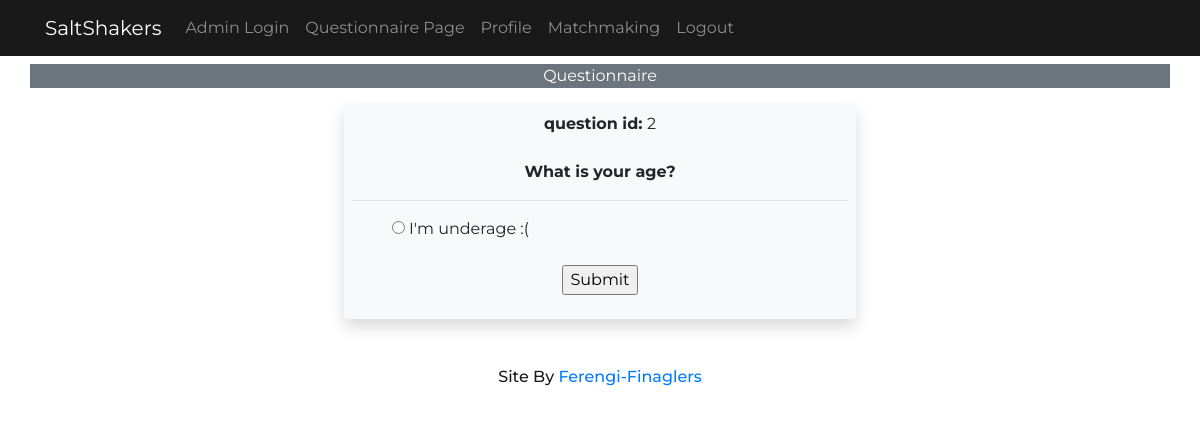
Page /questionnaire/2 (signed in) on the earlier database version.
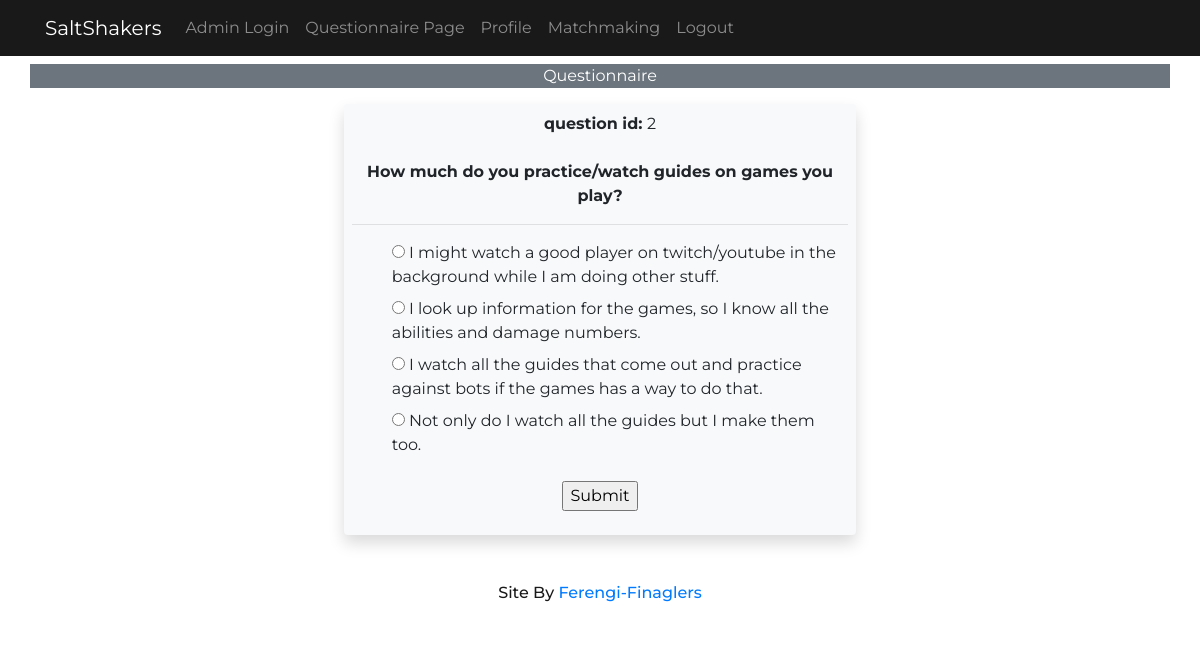
Same page on the later database version.
### questionnaire/models.py (models this page shows, shortened)
class Questions(models.Model):
    attribute = models.ForeignKey(
        'Attribute',
        on_delete=models.SET_NULL,
        blank=True,
        null=True,
        verbose_name="What player attribute does this question guage?",
    )
    question = models.TextField(
        max_length=500,
    )
    answertype = models.CharField(
        choices=(
            ('SINGLE', 'Can only pick one answer'),
            ('MULTIPLE', 'Can pick multiple answers'),
            ('SORTABLE', 'The answers are sortable or rateable'),
        ),
        default='SINGLEANSWER',
        max_length=64,
        verbose_name="Answer Type",
    )
    class Meta:
        verbose_name_plural = "Questions"

class Answers(models.Model):
    belongsTo = models.ForeignKey(
        'Questions',
        on_delete=models.CASCADE,
        verbose_name="Which question does this answer belong to?"
    )
    answer = models.TextField(max_length=500, )
    KNNvalue = models.FloatField(
        verbose_name="What is the KNN value of this answer?"
    )
    def __str__(self):
        return self.answer
    class Meta:
        verbose_name_plural = "Answers"

### questionnaire/views.py (the view)
# urls.py: path('', views.index, name='matchmakingindex'),
def index(request, question_pk):
	question = get_object_or_404(Questions, pk=question_pk)
	if request.method == 'POST':
		ResponseInstances.objects.filter(user=request.user).filter(question=question).delete() #delete past responses the user made to this question
		form = ResponseInstancesForm(question, request.POST)  #<-- Note the extra arg
		if form.is_valid():
			responseInstance = form.save(commit=False)
			if request.user.is_authenticated:
				responseInstance.user = request.user
			else:
				responseInstance.user = None
			responseInstance.question = question
			responseInstance.save()
			question_pk += 1
			try:
				Questions.objects.get(pk=question_pk)
				return redirect('questionnaire', question_pk=question_pk)
			except Questions.DoesNotExist:
				return redirect('questionnairecomplete')
	else:
		form = ResponseInstancesForm(question)
	context = {
		'form': form,
		'question': question,
	}
	return render(request, 'questionnaire/index.html', context)

### questionnaire/forms.py
class ResponseInstancesForm(forms.ModelForm):
	def __init__(self,question,*args,**kwargs):
		super(ResponseInstancesForm, self).__init__(*args,**kwargs) # populates the post
		self.fields["answer"] = forms.ModelChoiceField(queryset=Answers.objects.filter(belongsTo=question),
                                                   widget=RadioSelect)
		self.fields['answer'].required=True
	class Meta:
		model = ResponseInstances
		fields = ('answer',) #We only want this one exposed

### templates/questionnaire/index.html (shortened to what this page needs)
{% extends 'layout.html' %}
{% block content %}
<link rel="stylesheet" type="text/css" href="/static/styles/questionnaireStyle.css">
{% if not user.is_authenticated %}
	<div class="container-fluid paddTop4rem">
	<header class="container">
		<center>You must be logged in to take the questionnaire!</center>
	</header>
	</div>
{% else %}
<div class="container-fluid paddTop4rem">
	<header class="container">
		<div class="row justify-content-center bg-secondary text-white">
			<div class="col-4 text-center">
				Questionnaire
			</div>
		</div>
	</header>
	</div>
<div class="row justify-content-center">
	<div class="col-5 m-3 p-2 bg-light shadow rounded">
		<p class="text-center">
			<b>question id: </b>{{question.id}}
			<br />
			<br />
			<b>{{question.question}}</b>
			<hr />
			<form action="./{{question.pk}}" method="POST">
				<ul id="id_answer">
					{% for choice in form.answer.field.choices %}
						<li>
							<label>
								<input type="radio" name="answer" value="{{choice.0}}"
								/>
								<span for="" class ="radio">{{choice.1}}</span>
							</label>
						</li>
					{% endfor %}
				</ul>
				<div class="submitButton"><input  type="submit" value="Submit"></div>
			</form>
		</p>
	</div>
</div>
{% endif %}
{% endblock %}

### templates/layout.html (shortened to what this page needs)
<!DOCTYPE html>
<html lang="en">
<head>
	<link rel="stylesheet" href="https://maxcdn.bootstrapcdn.com/bootstrap/4.3.1/css/bootstrap.min.css">
	<link rel="stylesheet" type="text/css" href="/static/styles/mainStyle.css">
</head>
<body>
	<div id="reuseNavbar"><nav class="navbar navbar-expand-lg blackBackgroundColor navbar-dark fixed-top">
  <div class="container">
    <a class="navbar-brand" href="/">SaltShakers</a>
    <div class="collapse navbar-collapse" id="collapsibleNavbar">
      <ul class="navbar-nav">
        <li class="nav-item">
          <a class="nav-link" href="/admin">Admin Login</a>
        </li>
        {% if user.is_authenticated %}
		<li class="nav-item">
          <a class="nav-link" href="/questionnaire">Questionnaire Page</a>
            </li>
		<li class="nav-item">
          <a class="nav-link" href="{% url 'profile' user_pk=user.pk %}"> Profile</a>
        </li>
		<li class="nav-item">
          <a class="nav-link" href="/matchmaking">Matchmaking</a>
        </li>
		<li class="nav-item">
          <a class="nav-link" href="{% url 'logout' %}">Logout</a>
        </li>
		{% endif %}
      </ul>
    </div>
  </div>
</nav></div>
	{% block content %}
	{% endblock %}
	<div id="reuseFooterWhite">
	<div class="container-fluid whiteSection paddTop2rem paddBot1_5rem">
  <div class="container text-center">
    <h6>Site By <a href="https://github.com/cs3398-Ferengi-Finaglers" target="_blank" class="text-primary">Ferengi-Finaglers</a></h6>
  </div>
</div></div>
</body>
</html>

### static/styles/mainStyle.css (style rules this page uses)
body { font-family: 'Patrick Hand', cursive; font-family: 'Montserrat', sans-serif; }
.whiteSection { background: #FFFFFF; color: #191919; }
.blackBackgroundColor { background-color: #191919; }
.paddTop2rem { padding-top: 2rem; }
.paddTop4rem { padding-top: 4rem; }
.paddBot1_5rem { padding-bottom: 1.5rem; }

### static/styles/questionnaireStyle.css (style rules this page uses)
ul { list-style-type: none; }
label { min-width: 100%; }
.submitButton { text-align: center; }

Differences in the rows shown:
changed Questions id 2: question "What is your age?" → "How much do you practice/watch guides on games you play?"
added Answers: answer "I look up information for the games, so I know all the abilities and damage numbers."
added Answers: answer "I watch all the guides that come out and practice against bots if the games has a way to do that."
added Answers: answer "Not only do I watch all the guides but I make them too."
Other differences:
new list line: "☐ I might watch a good player on"
new list line: "I might watch a good player on twitch/youtube in the background while I am doing other stuff."
new list line: "☐ I look up information for the"
new list line: "☐ I watch all the guides that co"
new list line: "☐ Not only do I watch all the gu"
list line gone: "☐ I'm underage :("
list line gone: "I'm underage :("
